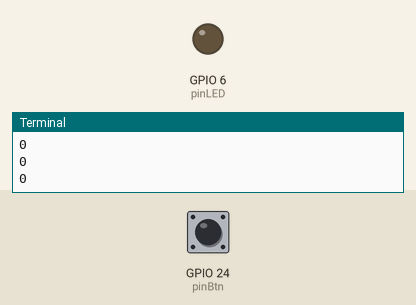
Bench run of a program on a simulated Raspberry Pi (BCM pin numbers). Parts: output pins drawn as LEDs (lit = HIGH), the last lines printed to the terminal. The test bench sets the inputs (shaded band); at power-on: GPIO 24 (pinBtn) LOW.

Above: at 1.2 s.
1.3 s: GPIO 24 (pinBtn) pulled HIGH for 0.6 s
At 1.9 s:
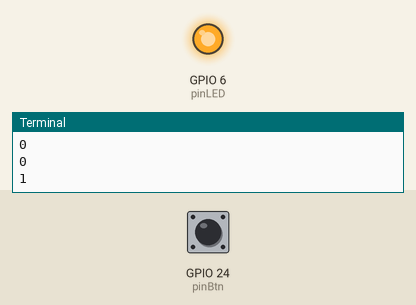
3.5 s: GPIO 24 (pinBtn) pulled HIGH for 3.2 s
At 7.8 s:
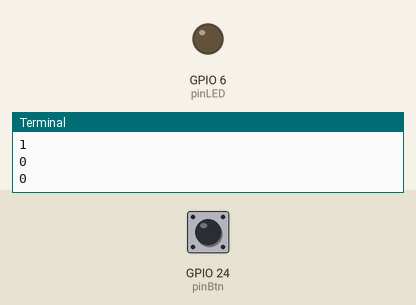
Timing chart, 0 to 9.3 s (numbered marks = the images above; inputs shaded):
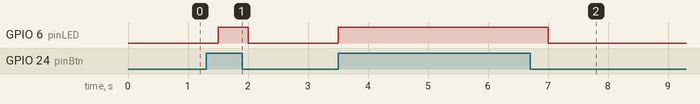

Measured:
- after the input at 1.3 s, GPIO 6 (pinLED): LOW → HIGH after 0.20 s, → LOW 0.50 s later
- after the input at 3.5 s, GPIO 6 (pinLED): LOW → HIGH at once, → LOW 3.5 s later

The program:

button+LED.py
```python
import time
import sys
import traceback
import RPi.GPIO as GPIO

# Секція ініціалізації змінних
pinBtn = 24
pinLED = 6
GPIO.setmode(GPIO.BCM)
GPIO.setup(pinBtn, GPIO.IN, pull_up_down=GPIO.PUD_DOWN)
GPIO.setup(pinLED, GPIO.OUT, initial=0)


# Секція функцій і класів defs, class
def main():
    try:
        # якщо потрібно постійно виконувати код до преривання программи через Ctrl+C
        while True:
            statusPinBtn = GPIO.input(pinBtn)
            print(statusPinBtn)
            if statusPinBtn == 1:
                GPIO.output(pinLED, GPIO.HIGH)
            else:
                GPIO.output(pinLED, GPIO.LOW)
            time.sleep(0.5)

    except KeyboardInterrupt:
        # ...
        print("Exit pressed Ctrl+C")
    except Exception:
        # ...
        print("Other Exception")
        print("--- Start Exception Data:")
        traceback.print_exc(limit=2, file=sys.stdout)
        print("--- End Exception Data:")
    finally:
        # ...
        print("CleanUp")
        GPIO.cleanup()
        print("End of program")


if __name__ == '__main__':
    main()
```
